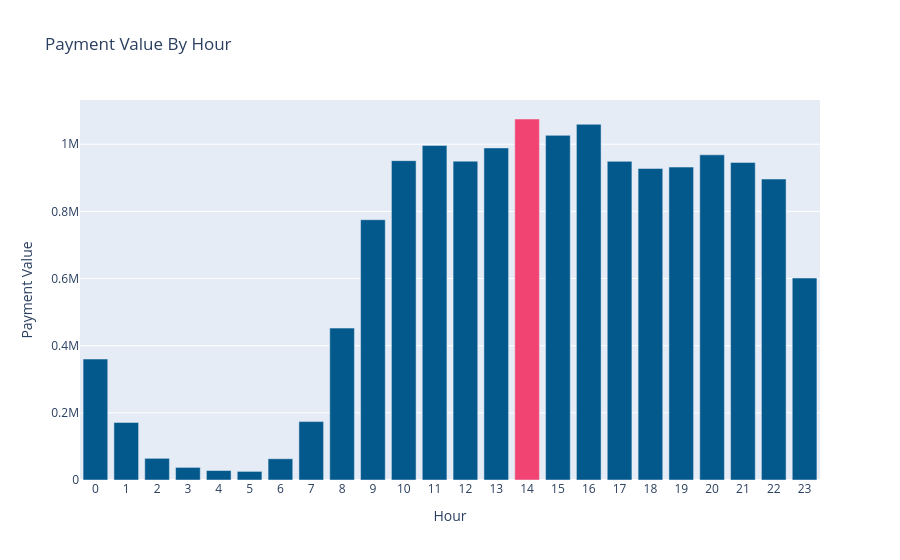

Source (notebook cell):
### Code cell
import plotly.express as px

fig = px.bar(
    x = merged_order_payment_hour.index,
    y = merged_order_payment_hour["payment_value"],
    title = "Payment Value By Hour",
    labels = {
        "x": "Hour",
        "y": "Payment Value"
    }
)

fig.update_layout(
    xaxis = {
        "dtick": 1
    }
)

fig.update_traces(
    marker_color = colors
)

fig.show()

### Figure 1 — Plotly figure (JSON) as saved in the notebook; plotly's stock layout.template omitted (floating-point values rounded to 4 significant figures)
{"data": [{"alignmentgroup": "True", "hovertemplate": "Hour=%{x}<br>Payment Value=%{y}<extra></extra>", "legendgroup": "", "marker": {"color": ["#03588c", "#03588c", "#03588c", "#03588c", "#03588c", "#03588c", "#03588c", "#03588c", "#03588c", "#03588c", "#03588c", "#03588c", "#03588c", "#03588c", "#f24472", "#03588c", "#03588c", "#03588c", "#03588c", "#03588c", "#03588c", "#03588c", "#03588c", "#03588c"], "pattern": {"shape": ""}}, "name": "", "offsetgroup": "", "orientation": "v", "showlegend": false, "textposition": "auto", "type": "bar", "x": [0, 1, 2, 3, 4, 5, 6, 7, 8, 9, 10, 11, 12, 13, 14, 15, 16, 17, 18, 19, 20, 21, 22, 23], "xaxis": "x", "y": [360200.0, 171400.0, 64570.0, 37550.0, 28210.0, 25620.0, 63220.0, 173900.0, 452300.0, 775100.0, 951000.0, 996500.0, 949600.0, 988900.0, 1075000.0, 1026000.0, 1059000.0, 949000.0, 927800.0, 931900.0, 968300.0, 945900.0, 896300.0, 601500.0], "yaxis": "y"}], "layout": {"barmode": "relative", "legend": {"tracegroupgap": 0}, "title": {"text": "Payment Value By Hour"}, "xaxis": {"anchor": "y", "domain": [0, 1], "dtick": 1, "title": {"text": "Hour"}}, "yaxis": {"anchor": "x", "domain": [0, 1], "title": {"text": "Payment Value"}}}}
